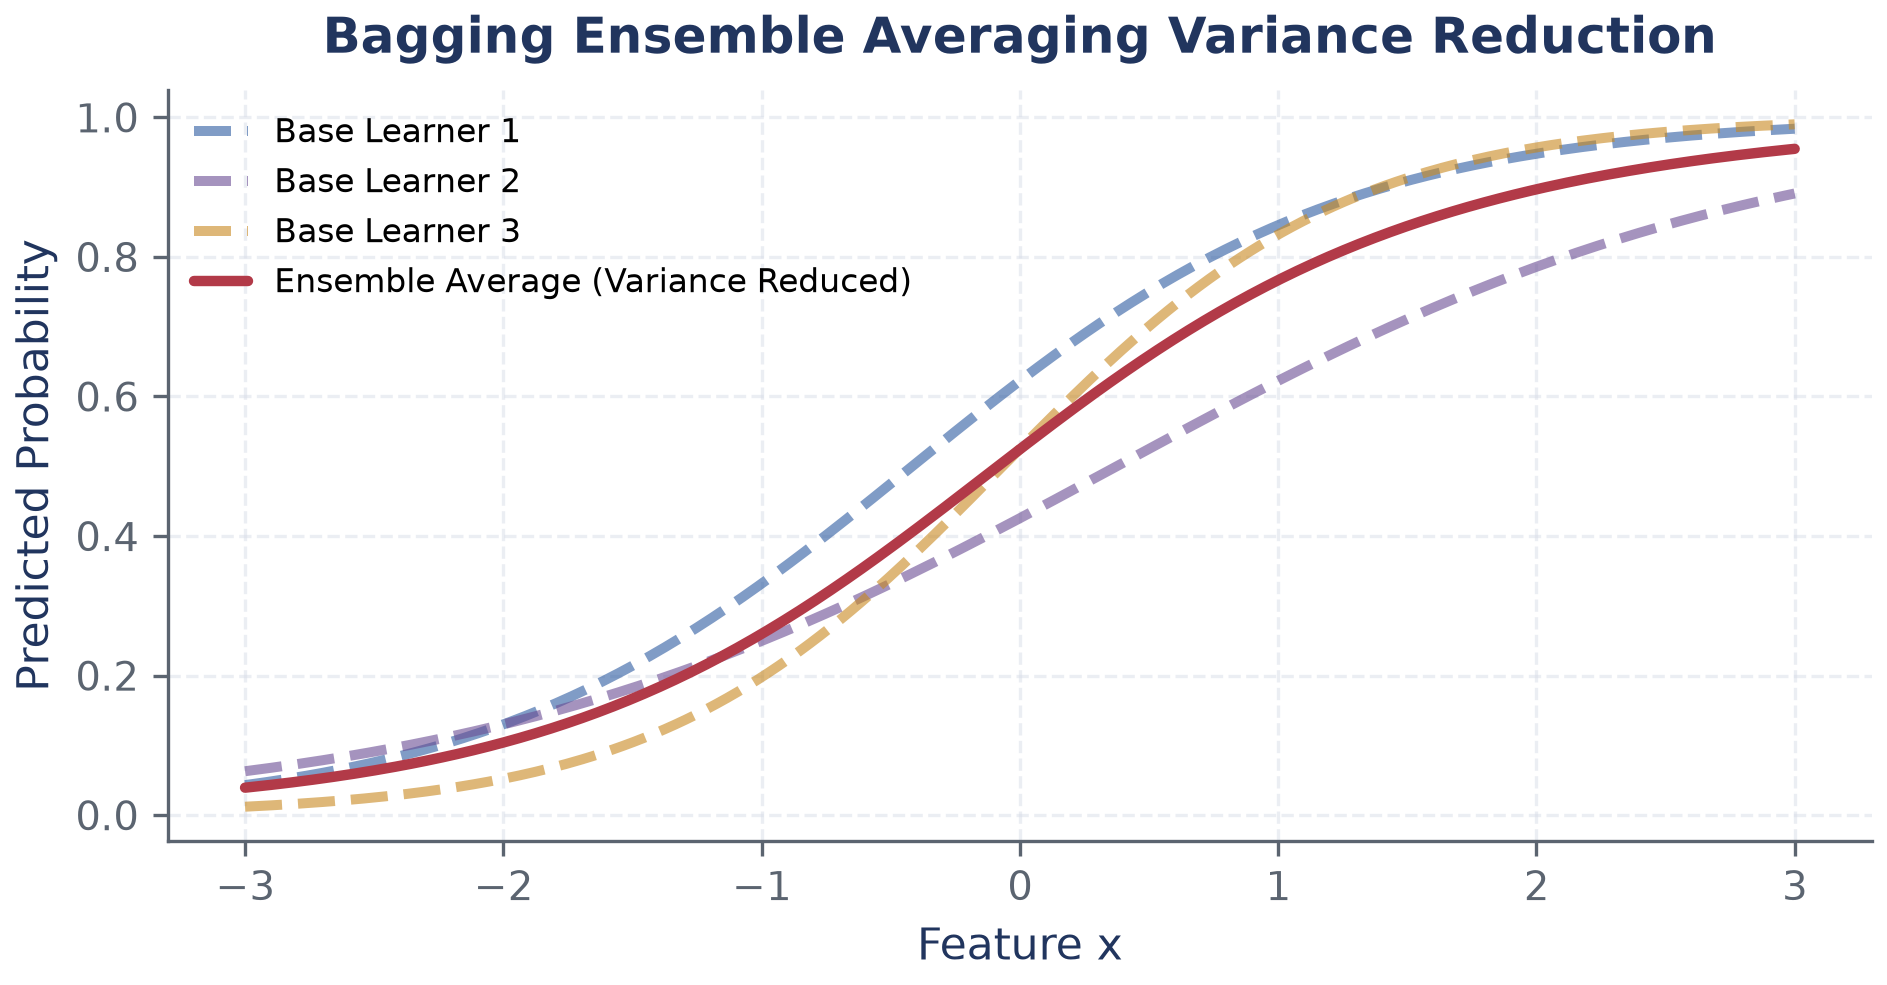

Recreate this plot in Python.
#!/usr/bin/env python3
import os, sys
import matplotlib.pyplot as plt
import numpy as np

sys.path.insert(0, os.path.abspath(os.path.join(os.path.dirname(__file__), "../../../scripts")))
from figstyle import use_house_style, PALETTE

use_house_style()

x = np.linspace(-3, 3, 300)

y1 = 1 / (1 + np.exp(-(1.2*x + 0.5)))
y2 = 1 / (1 + np.exp(-(0.8*x - 0.3)))
y3 = 1 / (1 + np.exp(-(1.5*x + 0.1)))
y_ensemble = (y1 + y2 + y3) / 3.0

fig, ax = plt.subplots(figsize=(6.5, 3.5))
ax.plot(x, y1, color=PALETTE["blue"], linestyle="--", alpha=0.6, label="Base Learner 1")
ax.plot(x, y2, color=PALETTE["purple"], linestyle="--", alpha=0.6, label="Base Learner 2")
ax.plot(x, y3, color=PALETTE["amber"], linestyle="--", alpha=0.6, label="Base Learner 3")
ax.plot(x, y_ensemble, color=PALETTE["red"], lw=2.5, label="Ensemble Average (Variance Reduced)")

ax.set_title("Bagging Ensemble Averaging Variance Reduction")
ax.set_xlabel("Feature x")
ax.set_ylabel("Predicted Probability")
ax.grid(True, linestyle="--", alpha=0.5)
ax.legend(loc="upper left", fontsize=8)

plt.tight_layout()
plt.savefig(os.path.join(os.path.dirname(__file__), "fig_ensemble_variance.png"), dpi=300)
